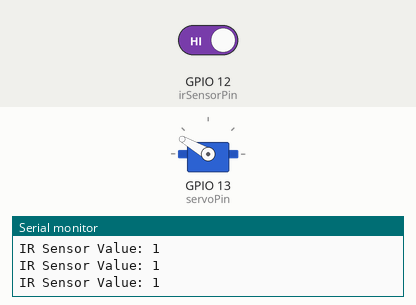
This sketch was run on a simulated ESP32. Shown: servo, the last lines printed to the serial monitor. The inputs (shaded band) are chosen by the test bench; at power-on: GPIO 12 (irSensorPin) HIGH.

Above: at 2.8 s.
2.9 s: GPIO 12 (irSensorPin) driven LOW
At 4.0 s:
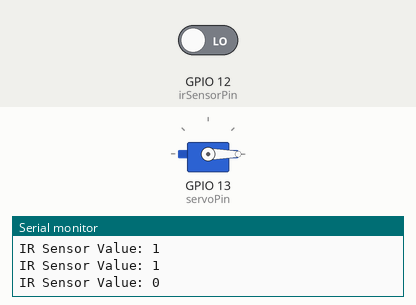
7.0 s: GPIO 12 (irSensorPin) driven HIGH
At 9.0 s:
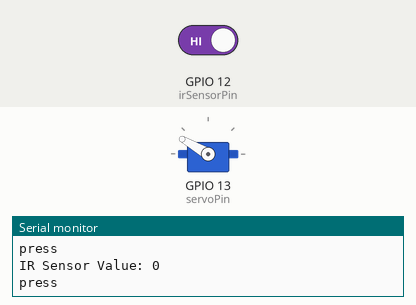
Timing chart, 0 to 10.5 s (numbered marks = the images above; inputs shaded):
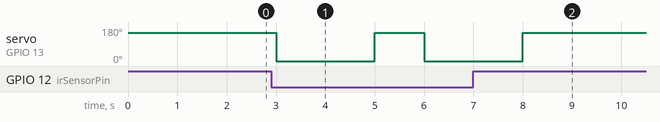

Measured:
- after the input at 2.9 s, servo on GPIO 13 (servoPin): 150° → 0° after 0.10 s, → 150° 2.0 s later, → 0° 1.0 s later
- after the input at 7.0 s, servo on GPIO 13 (servoPin): goes on until 8.0 s, then stays 150°

The sketch:

IR_SERVO_UNIT.ino
```cpp
#include <ESP32_Servo.h>
Servo servo;

const int irSensorPin = 12; // Change this to the actual pin number
const int servoPin = 13;

void setup() {
  Serial.begin(115200); // Initialize serial communication
  pinMode(irSensorPin, INPUT); // Set IR sensor pin as input
  servo.attach(servoPin);
}

void loop() {
  // Read IR sensor value
  int irSensorValue = digitalRead(irSensorPin);

  // Print the sensor value to the Serial Monitor
  Serial.print("IR Sensor Value: ");
  Serial.println(irSensorValue);

  if(irSensorValue == 0 ){
     servo.write(0);//change angle according to your needs
     delay(2000);
     servo.write(150);

     Serial.println("press");
    }
  else{
    servo.write(150);
    }

  delay(1000); // Delay for 1 second before reading again
}
```
